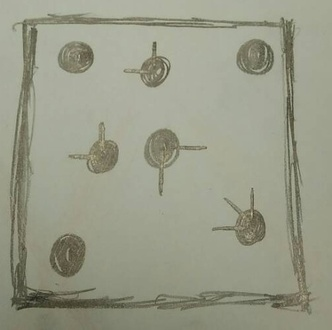
#> input picture testtt/7938976811261.jpg, 332 x 330 px, shrunk from 506 x 502 before the run
$ python Object_recognition.py
#> lines starting #> are read from the running program, lines starting #| are printed output that depends on the picture; after the words box and inside, x2 and y2 are one past the last pixel; in counts of white or black regions, pixels touching at a corner belong together
#!/usr/bin/env python3
# -*- coding: utf-8 -*-
"""
Created on Thu May 10 20:46:21 2018

@author: wei
"""

import cv2
import numpy as np
MIN_MATCH_COUNT = 4

# load data
img1 = cv2.imread('./testtt/7938976811261.jpg')
#> img1 is the input picture: shape (330, 332, 3); mean B, G, R 135.8, 154.1, 152.2
img2 = cv2.imread('./testtt/7938976997433.jpg')
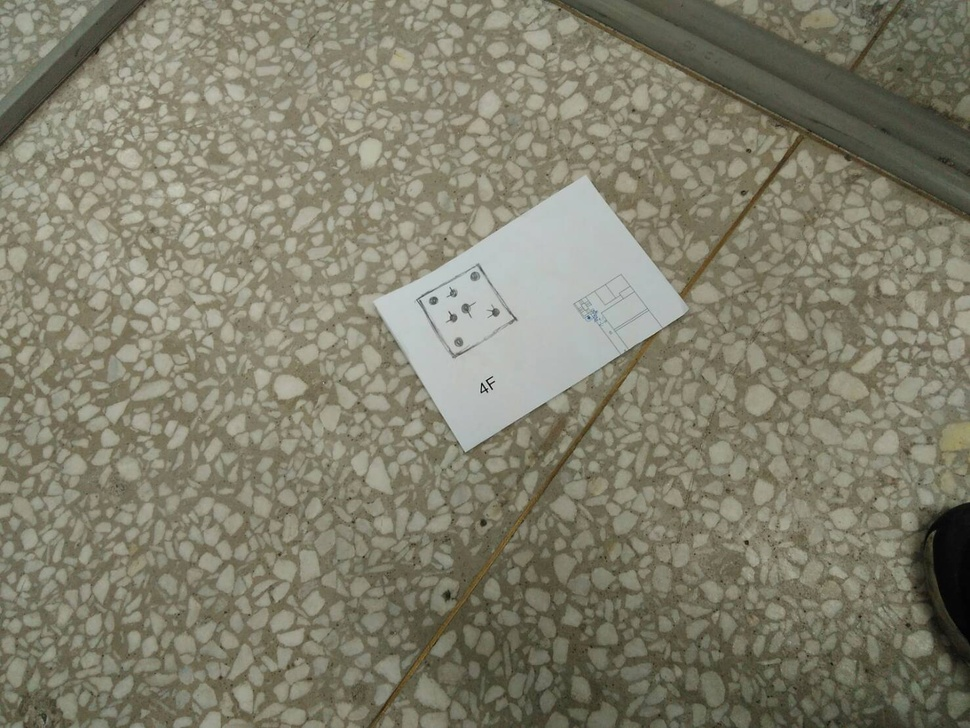
#> input picture testtt/7938976997433.jpg, 970 x 728 px, shrunk from 1477 x 1108 before the run
#> img2 is the input picture: shape (728, 970, 3); mean B, G, R 108.3, 126.5, 128.8
gray1 = cv2.cvtColor(img1, cv2.COLOR_BGR2GRAY)
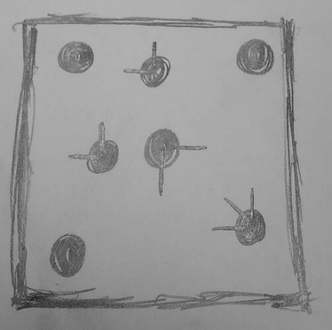
#> gray1: shape (330, 332); min 35, max 189, mean 151.5
gray2 = cv2.cvtColor(img2, cv2.COLOR_BGR2GRAY)
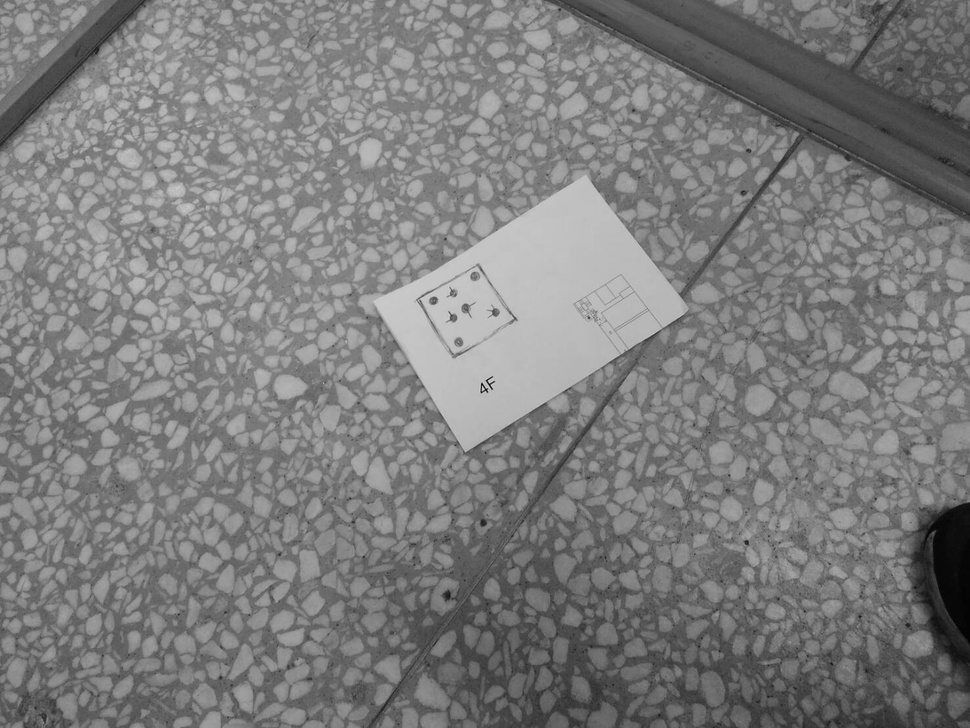
#> gray2: shape (728, 970); min 0, max 218, mean 125.1

# Create features of detector(SIFT)
sift = cv2.xfeatures2d.SIFT_create() # you can choose SIFT or SURF


# Create flann matcher
matcher = cv2.FlannBasedMatcher(dict(algorithm = 1, trees = 5), {})

# Detect keypoints and compute keypointer descriptors
kpts1, descs1 = sift.detectAndCompute(gray1,None)
#> kpts1 = 320 keypoints; strongest (x, y, size): (155, 43, 2.3), (86, 55, 12), (159, 71, 2.9), (282, 19, 1.9)
kpts2, descs2 = sift.detectAndCompute(gray2,None)
#> kpts2 = 6573 keypoints; strongest (x, y, size): (489, 381, 2), (495, 312, 5.2), (453, 318, 5.4), (747, 542, 3.2)

# knnMatch to get Top2
matches = matcher.knnMatch(descs1, descs2, 2)
#> matches = 320 matches

# $ Sort by their distance.
matches = sorted(matches, key = lambda x:x[0].distance)

# to get good matches.
good = [m1 for (m1, m2) in matches if m1.distance < 0.7 * m2.distance]
#> good = 14 matches

canvas = img2.copy()

# find homography matrix
## 当有足够的健壮匹配点对（至少4个）时
if len(good)>MIN_MATCH_COUNT:
    ## 从匹配中提取出对应点对
    ## (queryIndex for the small object, trainIndex for the scene )
    src_pts = np.float32([ kpts1[m.queryIdx].pt for m in good ]).reshape(-1,1,2)
#> src_pts = 14 rows, first 8: [273.8, 38.9], [51.28, 40.11], [235.2, 208.2], [235.2, 208.2], [105.1, 156.3], [154.8, 70.22], [163.2, 145], [252.4, 225.8]
    dst_pts = np.float32([ kpts2[m.trainIdx].pt for m in good ]).reshape(-1,1,2)
#> dst_pts = 14 rows, first 8: [476.7, 269.5], [425.4, 300.1], [175.9, 428.6], [175.9, 428.6], [453, 317.7], [453, 293], [465.6, 308], [494.9, 312.3]
    ## find homography matrix in cv2.RANSAC using good match points
    M, mask = cv2.findHomography(src_pts, dst_pts, cv2.RANSAC,5.0)
#> M = [[0.223, 0.261, 407.5], [-0.145, 0.301, 298.7], [-2.26e-05, 0.000274, 1]]; mask = [1, 1, 0, 0, 1, 1, 1, 1, 0, 0, 1, 0, 0, 0]
    ## 掩模，用作绘制计算单应性矩阵时用到的点对
    #matchesMask2 = mask.ravel().tolist()
    ## 计算图1的畸变，也就是在图2中的对应的位置。
    h,w = img1.shape[:2]
#> h = 330; w = 332
    pts = np.float32([ [0,0],[0,h-1],[w-1,h-1],[w-1,0] ]).reshape(-1,1,2)
#> pts = [[0, 0], [0, 329], [331, 329], [331, 0]]
    dst = cv2.perspectiveTransform(pts,M)
#> dst = [[407.5, 298.7], [452.4, 364.7], [523.9, 322.9], [485.1, 252.7]]
    ## 绘制边框
    cv2.polylines(canvas,[np.int32(dst)],True,(0,255,0),3, cv2.LINE_AA)
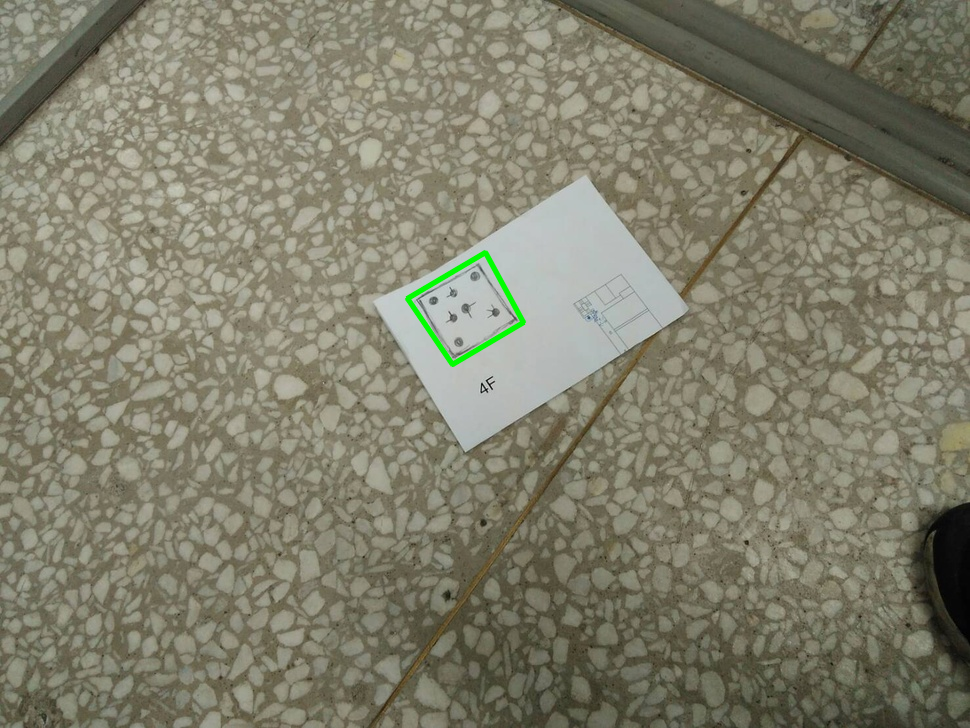
#> canvas: shape (728, 970, 3); 0.31% of pixels changed, all inside (x1, y1, x2, y2) = (404, 249, 527, 368)
else:
    print( "Not enough matches are found - {}/{}".format(len(good),MIN_MATCH_COUNT))

cv2.namedWindow('kkk', cv2.WINDOW_NORMAL)
cv2.imshow('kkk', canvas)
# [21 lines of commented-out code are left out]
